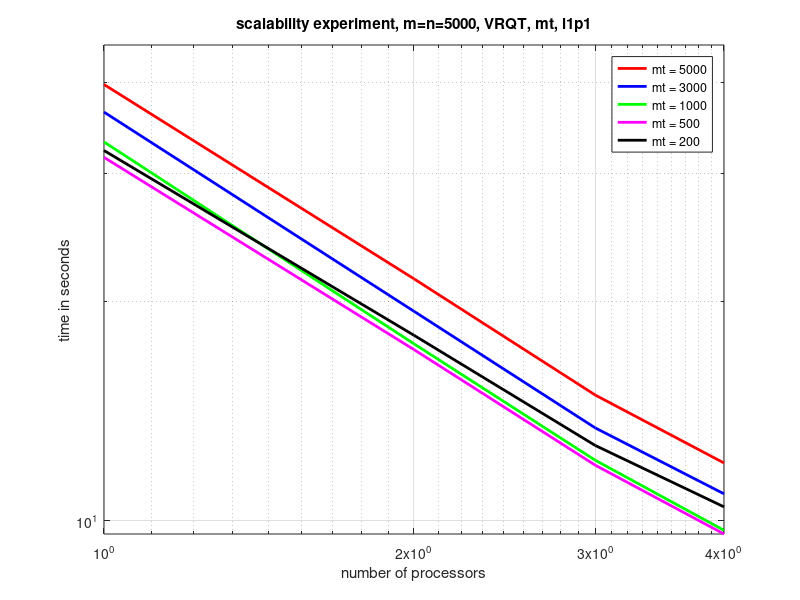
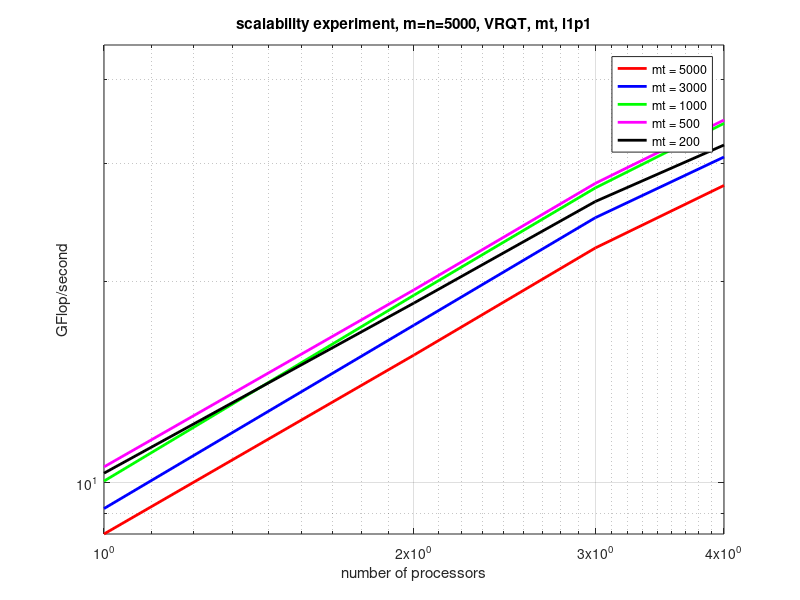
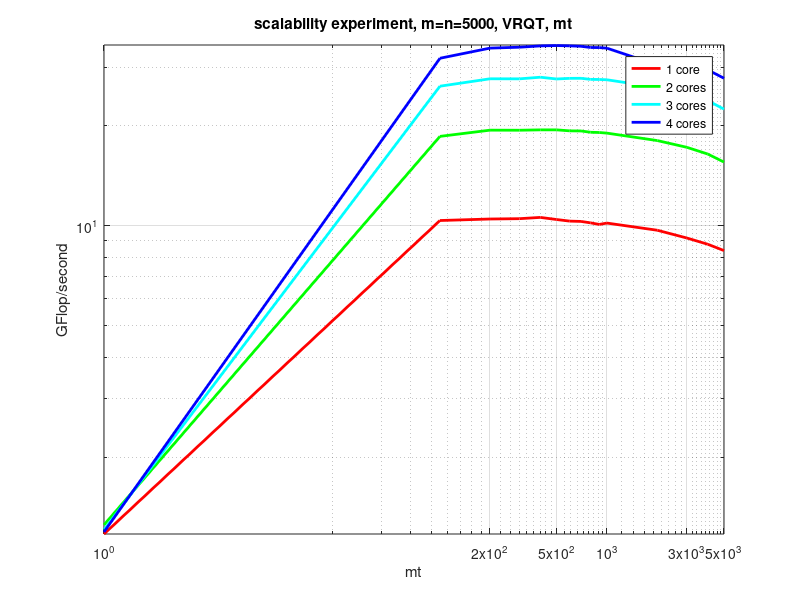
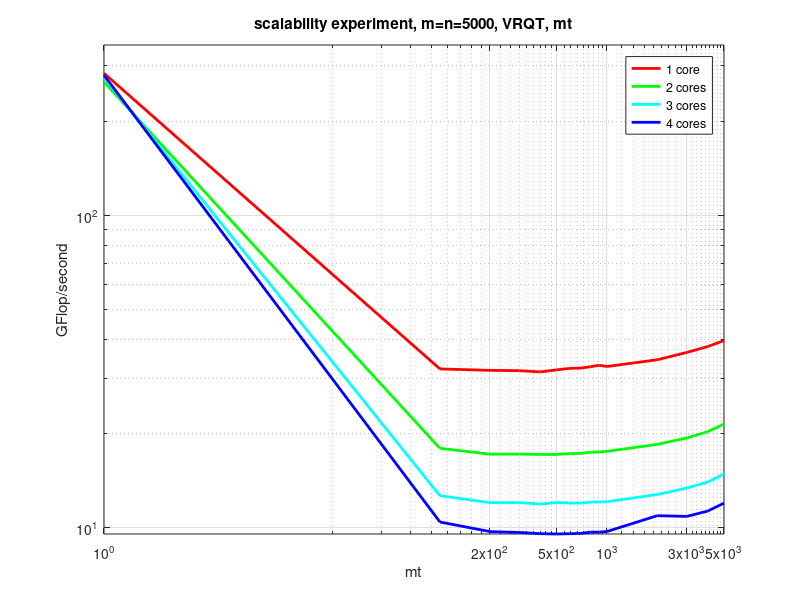

The MATLAB script that drew these images, in order:
   clear
   close all
   X = load('test_timing_w03_l1p1__square__1thread.dat');
   m = X(:,2);
   perf = X(:,6);
   Y = load('test_timing_w03_l1p1__square__2threads.dat');
   m = Y(:,2);
   perf = Y(:,6);
   T = load('test_timing_w03_l1p1__square__3threads.dat');
   m = T(:,2);
   perf = T(:,6);
   Z = load('test_timing_w03_l1p1__square__4threads.dat');
   m = Z(:,2);
   perf = Z(:,6);

   ax = axes;
   loglog( [1 2 3 4 ], [ X(15,6) Y(15,6) T(15,6) Z(15,6) ], 'r', 'LineWidth', 2); hold on;
   %loglog( [1 2 3 4 ], [ X(15,6) X(15,6)/2 X(15,6)/3 X(15,6)/4 ], 'r--', 'LineWidth', 2); hold on;
   loglog( [1 2 3 4 ], [ X(13,6) Y(13,6) T(13,6) Z(13,6) ], 'b', 'LineWidth', 2); hold on;
   loglog( [1 2 3 4 ], [ X(10,6) Y(10,6) T(10,6) Z(10,6) ], 'g', 'LineWidth', 2); hold on;
   loglog( [1 2 3 4 ], [ X(5,6) Y(5,6) T(5,6) Z(5,6) ], 'm', 'LineWidth', 2); hold on;
   loglog( [1 2 3 4 ], [ X(2,6) Y(2,6) T(2,6) Z(2,6) ], 'k', 'LineWidth', 2); hold on;
   %loglog( [1 2 3 4 ], [ X(1,6) Y(1,6) T(1,6) Z(1,6) ], 'm', 'LineWidth', 2); hold on;
   %loglog( [1 2 3 4 ], [ X(1,6) X(1,6)/2 X(1,6)/3 X(1,6)/4 ], 'm--', 'LineWidth', 2); hold on;
   grid on
   set( ax, 'XTick',[ 1 2 3 4]);
   axis([1 4 0 45])

   legend
   legend('mt = 5000','mt = 3000','mt = 1000','mt = 500','mt = 200')
   title('scalability experiment, m=n=5000, VRQT, mt, l1p1')
   xlabel('number of processors')
   ylabel('time in seconds')

   figure
   ax = axes;
   loglog( [1 2 3 4 ], [ X(15,7) Y(15,7) T(15,7) Z(15,7) ], 'r', 'LineWidth', 2); hold on;
   %loglog( [1 2 3 4 ], [ X(15,7) 2*X(15,7) 3*X(15,7) 4*X(15,7) ], 'r--', 'LineWidth', 2); hold on;
   loglog( [1 2 3 4 ], [ X(13,7) Y(13,7) T(13,7) Z(13,7) ], 'b', 'LineWidth', 2); hold on;
   loglog( [1 2 3 4 ], [ X(10,7) Y(10,7) T(10,7) Z(10,7) ], 'g', 'LineWidth', 2); hold on;
   loglog( [1 2 3 4 ], [ X(5,7) Y(5,7) T(5,7) Z(5,7) ], 'm', 'LineWidth', 2); hold on;
   loglog( [1 2 3 4 ], [ X(2,7) Y(2,7) T(2,7) Z(2,7) ], 'k', 'LineWidth', 2); hold on;
   %loglog( [1 2 3 4 ], [ X(1,7) Y(1,7) T(1,7) Z(1,7) ], 'r', 'LineWidth', 2); hold on;
   %loglog( [1 2 3 4 ], [ X(1,7) X(1,7)/2 X(1,7)/3 X(1,7)/4 ], 'r--', 'LineWidth', 2); hold on;
   grid on
   set( ax, 'XTick',[ 1 2 3 4]);
   axis([1 4 0 45])

   legend
   legend('mt = 5000','mt = 3000','mt = 1000','mt = 500','mt = 200')
   title('scalability experiment, m=n=5000, VRQT, mt, l1p1')
   xlabel('number of processors')
   ylabel('GFlop/second')



   figure
   ax = axes;
   loglog( X(1:15,3), X(1:15,7) , 'r', 'LineWidth', 2); hold on;
   loglog( X(1:15,3), Y(1:15,7) , 'g', 'LineWidth', 2); hold on;
   loglog( X(1:15,3), T(1:15,7) , 'c', 'LineWidth', 2); hold on;
   loglog( X(1:15,3), Z(1:15,7) , 'b', 'LineWidth', 2); hold on;
   grid on
   set( ax, 'XTick',[ 1 200 500 1000 3000 5000]);
   axis([1 5000 0 35])

   legend
   legend('1 core','2 cores','3 cores','4 cores')
   title('scalability experiment, m=n=5000, VRQT, mt')
   xlabel('mt')
   ylabel('GFlop/second')

   figure
   ax = axes;
   loglog( X(1:15,3), X(1:15,6) , 'r', 'LineWidth', 2); hold on;
   loglog( X(1:15,3), Y(1:15,6) , 'g', 'LineWidth', 2); hold on;
   loglog( X(1:15,3), T(1:15,6) , 'c', 'LineWidth', 2); hold on;
   loglog( X(1:15,3), Z(1:15,6) , 'b', 'LineWidth', 2); hold on;
   grid on
   set( ax, 'XTick',[ 1 200 500 1000 3000 5000]);
   axis([1 5000 0 350])

   legend
   legend('1 core','2 cores','3 cores','4 cores')
   title('scalability experiment, m=n=5000, VRQT, mt')
   xlabel('mt')
   ylabel('GFlop/second')
